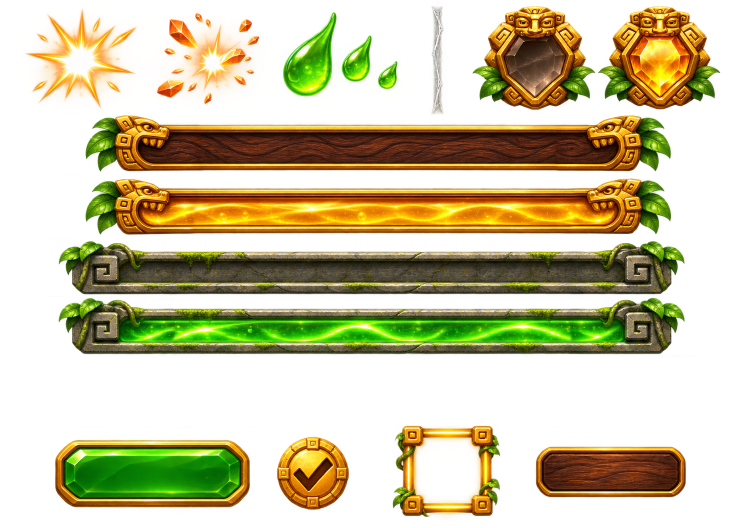
#> input picture assets/kaynak/arayuz2.png, 1491 x 1055 px (shown at 1/2 size)
$ python arayuz2Uret.py
#> lines starting #> are read from the running program, lines starting #| are printed output that depends on the picture; after the words box and inside, x2 and y2 are one past the last pixel; in counts of white or black regions, pixels touching at a corner belong together
# v1.28: kaynak/arayuz2.png (tek sayfa, saydam) → assets/ui/*.png parçaları.
#  Kutular elle (kaynak piksel). Düşük alfalı kenar kirleri (< ESIK) silinir; parça kırpılıp kenar boşluğu atılır.
#  Uzun / büyük parçalar oyundaki en büyük boyutun ~2 katına küçültülür (dosya boyutu).
import numpy as np
from PIL import Image
from scipy import ndimage
KOK = __file__.rsplit('/araclar', 1)[0]
A = np.array(Image.open(KOK + '/assets/kaynak/arayuz2.png').convert('RGBA'))
#> A is the input picture: shape (1055, 1491, 4); mean R, G, B, A 193.1, 182.3, 132.2, 105.2
al = A[:, :, 3]
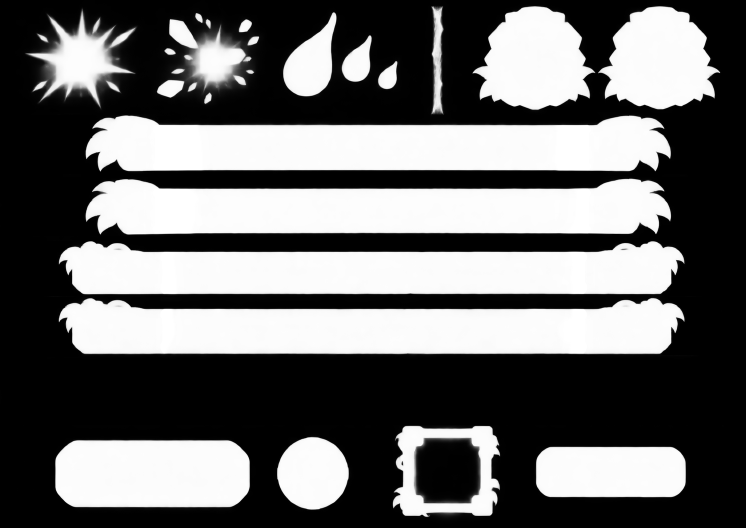
#> al: shape (1055, 1491) (shown at 1/2 size); min 0, max 255, mean 105.2
# İki mücevher ve iki yükleme barı birbirine değiyor: aradaki en boş sütun / satır
col = (al[6:226, 1150:1240] > 40).sum(0); GEM = 1150 + int(np.argmin(col))
#> after `col = (al[6:226, 1150:1240] > 40).sum(0)`: col = 90 values, max 145 at index 0, min 0 at index 41, mean 61.19
#> after `GEM = 1150 + int(np.argmin(col))`: GEM = 1191
row = (al[560:625, 111:1375] > 40).sum(1); YUK = 560 + int(np.argmin(row))
#> after `row = (al[560:625, 111:1375] > 40).sum(1)`: row = 65 values, max 1244 at index 64, min 0 at index 29, mean 730.4
#> after `YUK = 560 + int(np.argmin(row))`: YUK = 589
PARCA = {   # ad: (x0, x1, y0, y1, eşik, en büyük genişlik)
  'kivilcim':  (40, 284, 8, 228, 12, 160),
  'mermiKir':  (302, 530, 15, 219, 12, 160),
  'zehirDamla': (560, 679, 14, 203, 30, 64),     # en büyük damla (saat 1 yönüne fırlıyor)
  'ip':        (856, 894, 6, 235, 30, 24),
  'odulBos':   (939, GEM, 4, 228, 30, 200),
  'odulDolu':  (GEM, 1450, 4, 228, 30, 200),
  'barBos':    (160, 1352, 222, 350, 30, 900),
  'barDolu':   (160, 1352, 350, 478, 30, 900),
  'yukBos':    (108, 1378, 474, YUK, 30, 900),
  'yukDolu':   (108, 1378, YUK, 717, 30, 900),
  'alBtn':     (100, 510, 870, 1025, 30, 240),
  'rozet':     (544, 708, 864, 1030, 30, 96),
  'secim':     (775, 1010, 840, 1045, 30, 200),
  'tabela':    (1062, 1382, 883, 1005, 30, 320),
}
CIFT = [('odulBos', 'odulDolu'), ('barBos', 'barDolu'), ('yukBos', 'yukDolu')]   # boş / dolu aynı kırpımla (üst üste otursun)
def temizle(ad):
#> called with ad = 'kivilcim'
  x0, x1, y0, y1, esik, gmax = PARCA[ad]
#> x0 = 40; x1 = 284; y0 = 8; y1 = 228; esik = 12; gmax = 160
  p = A[y0:y1, x0:x1].copy()
  m = p[:, :, 3] >= esik
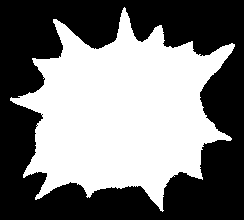
#> m: shape (220, 244) bool; 47.7% white; 1 white region, box (x1, y1, x2, y2) and area: (10, 7, 235, 212) 25598
  # ana gövdeye bağlı olmayan küçük kırıntılar (kenar çizgileri) silinir
  lab, n = ndimage.label(ndimage.binary_dilation(m, iterations=3))
#> lab: shape (220, 244) int32; values 0 (black) and 1 (white), 52.8% white; 1 black region, box (x1, y1, x2, y2) and area: (0, 0, 244, 220) 25345
#> n = 1
  if n > 1:
    boy = ndimage.sum(m, lab, range(1, n + 1)); m &= np.isin(lab, [i + 1 for i, b in enumerate(boy) if b >= boy.max() * 0.02])
  p[~m] = 0
  ys, xs = np.where(m)
  return p, (xs.min(), xs.max() + 1, ys.min(), ys.max() + 1)
sonuc = {ad: temizle(ad) for ad in PARCA}
#> in temizle (call 7), `x0, x1, y0, y1, esik, gmax = PARCA[ad]`: x0 = 160; x1 = 1352; y0 = 222; y1 = 350; gmax = 900
#> in temizle (call 7), `lab, n = ndimage.label(ndimage.binary_dilation(m, iterations=3))`:
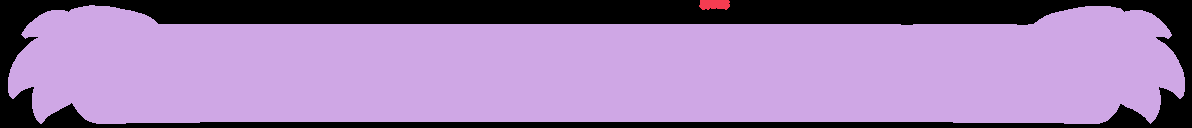
#> lab: shape (128, 1192) int32; 3 distinct labels, from 0 to 2; one colour per label, 0 black
#> in temizle (call 7), `lab, n = ndimage.label(ndimage.binary_dilation(m, iterations=3))`: n = 2
#> in temizle (call 7), `boy = ndimage.sum(m, lab, range(1, n + 1))`: boy = [148, 107712]
#> in temizle (call 7), `m &= np.isin(lab, [i + 1 for i, b in enumerate(boy) if b >= boy.max() `:
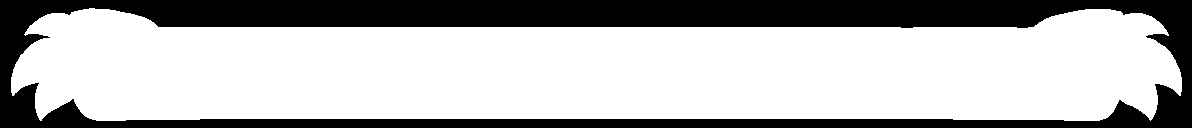
#> m: shape (128, 1192) bool; 70.6% white; 1 black region, box (x1, y1, x2, y2) and area: (0, 0, 1192, 128) 44864
#> in temizle (call 10), `x0, x1, y0, y1, esik, gmax = PARCA[ad]`: y0 = 589; y1 = 717
#> in temizle (call 10), `lab, n = ndimage.label(ndimage.binary_dilation(m, iterations=3))`:
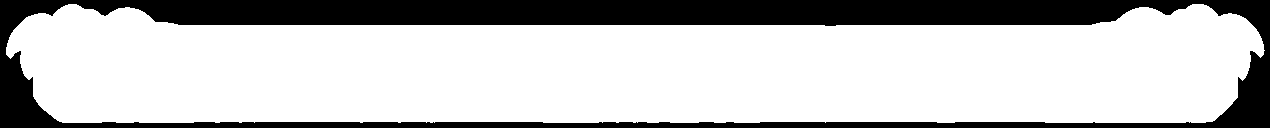
#> lab: shape (128, 1270) int32; values 0 (black) and 1 (white), 75.4% white; 1 black region, box (x1, y1, x2, y2) and area: (0, 0, 1270, 128) 40031
#> in temizle (call 11), `x0, x1, y0, y1, esik, gmax = PARCA[ad]`: x0 = 100; x1 = 510; y0 = 870; y1 = 1025; gmax = 240
#> in temizle (call 11), `lab, n = ndimage.label(ndimage.binary_dilation(m, iterations=3))`:
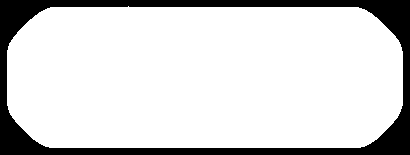
#> lab: shape (155, 410) int32; values 0 (black) and 1 (white), 83.6% white; 1 black region, box (x1, y1, x2, y2) and area: (0, 0, 410, 155) 10415
#> in temizle (call 12), `x0, x1, y0, y1, esik, gmax = PARCA[ad]`: x0 = 544; x1 = 708; y0 = 864; y1 = 1030; gmax = 96
#> in temizle (call 12), `p = A[y0:y1, x0:x1].copy()`:
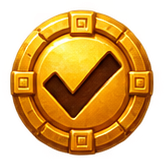
#> p: shape (166, 164, 4); mean R, G, B, A 215, 164.1, 88.7, 148.9; transparent parts drawn white
#> in temizle (call 12), `ys, xs = np.where(m)`: ys = 16357 values from 9 to 155; xs = 16357 values, max 153 at index 6764, min 10 at index 6621, mean 81.4
#> sonuc = 14 items
kutu = {ad: k for ad, (p, k) in sonuc.items()}
#> kutu = 14 items
for a_, b_ in CIFT:
  ka, kb = kutu[a_], kutu[b_]
  ortak = (min(ka[0], kb[0]), max(ka[1], kb[1]), min(ka[2], kb[2]), max(ka[3], kb[3]))
  kutu[a_] = kutu[b_] = ortak
#> this loop made 3 passes
#> (ka, kb, ortak) on passes 1 to 2: ((6, 252, 8, 216), (5, 250, 8, 215), (5, 252, 8, 216)), ((11, 1182, 8, 121), (11, 1182, 7, 120), (11, 1182, 7, 121))
for ad, (p, _) in sonuc.items():
  x0, x1, y0, y1 = kutu[ad]
  H, W = max(y1, p.shape[0]), max(x1, p.shape[1])
  t = np.zeros((H, W, 4), np.uint8); t[:p.shape[0], :p.shape[1]] = p
  im = Image.fromarray(t[y0:y1, x0:x1])
  gmax = PARCA[ad][5]
  if im.width > gmax: im = im.resize((gmax, round(im.height * gmax / im.width)), Image.LANCZOS)
  im.save(KOK + '/assets/ui/' + ad + '.png', optimize=True)
  print(ad, im.size)
#> this loop made 14 passes
#> (ad, x0, x1, y0, y1, H, W, gmax) on passes 1 to 8: ('kivilcim', 10, 235, 7, 212, 220, 244, 160), ('mermiKir', 11, 219, 10, 194, 204, 228, 160), ('zehirDamla', 6, 114, 10, 179, 189, 119, 64), ('ip', 6, 32, 6, 223, 229, 38, 24), ('odulBos', 5, 252, 8, 216, 224, 252, 200), ('odulDolu', 5, 252, 8, 216, 224, 259, 200), ('barBos', 11, 1182, 7, 121, 128, 1192, 900), ('barDolu', 11, 1182, 7, 121, 128, 1192, 900)
#> (printed output is left out)

# v1.31: ip ince çizilince (oyunda ~3 px) ince lifler sönük kalıyordu: yatayda 4'er px en büyük değerle 6 px'e indirilir,
# alfa ve parlaklık artırılır (her yerde belirgin, düzgün ip)
ip = np.array(Image.open(KOK + '/assets/ui/ip.png').convert('RGBA')).astype(float)
h, w = ip.shape[:2]; g = w // 6
yeni = np.zeros((h, 6, 4))
for i in range(6):
  dilim = ip[:, i * g:(i + 1) * g]
  k = np.argmax(dilim[:, :, 3], axis=1)
  yeni[:, i] = dilim[np.arange(h), k]
yeni[:, :, 3] = np.clip(yeni[:, :, 3] * 1.7, 0, 255)
yeni[:, :, :3] = np.clip(yeni[:, :, :3] * 1.1 + 20, 0, 255)
Image.fromarray(yeni.astype(np.uint8)).save(KOK + '/assets/ui/ip.png', optimize=True)
print('ip', yeni.shape)
#| ip (200, 6, 4)
